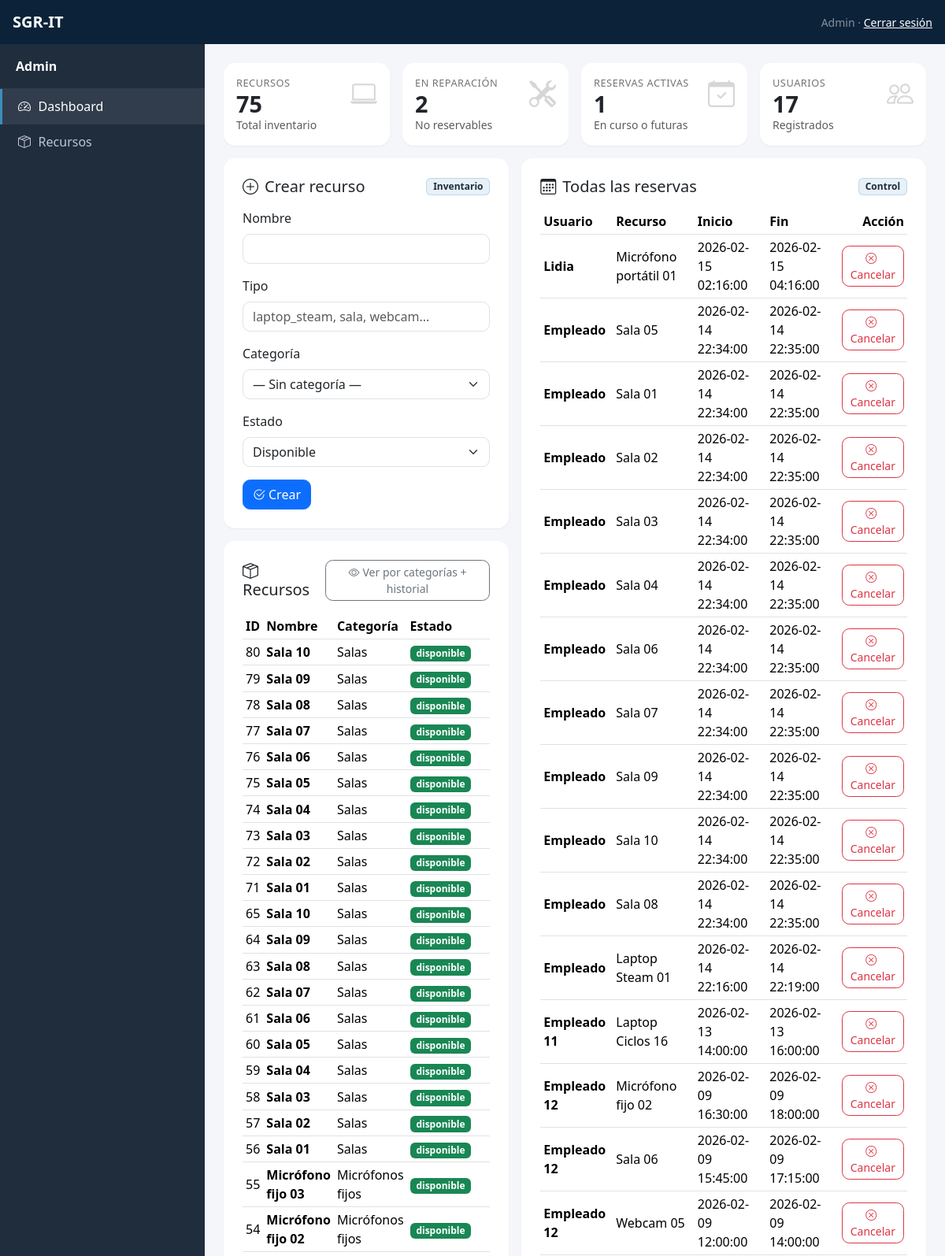
Page /admin/dashboard.php (signed in, upper part) on the committed database.
### tables this page shows
CREATE TABLE `recursos` (
  `id` int(11) NOT NULL,
  `nombre` varchar(150) NOT NULL,
  `tipo` varchar(100) DEFAULT NULL,
  `estado` enum('disponible','en_reparacion') NOT NULL DEFAULT 'disponible',
  `categoria_id` int(11) DEFAULT NULL
);

CREATE TABLE `categorias` (
  `id` int(11) NOT NULL,
  `nombre` varchar(100) NOT NULL
);

CREATE TABLE `reservas` (
  `id` int(11) NOT NULL,
  `usuario_id` int(11) NOT NULL,
  `recurso_id` int(11) NOT NULL,
  `fecha_inicio` datetime NOT NULL,
  `fecha_fin` datetime NOT NULL,
  `creado_en` timestamp NOT NULL DEFAULT current_timestamp()
);

CREATE TABLE `usuarios` (
  `id` int(11) NOT NULL,
  `nombre` varchar(100) NOT NULL,
  `email` varchar(150) NOT NULL,
  `password_hash` varchar(255) NOT NULL,
  `rol` enum('admin','empleado') NOT NULL DEFAULT 'empleado',
  `creado_en` timestamp NOT NULL DEFAULT current_timestamp()
);

### admin/dashboard.php (the view, shortened to what this page needs)
<?php
require __DIR__ . "/../config/db.php";
$stats = [
  "recursos_total" => 0,
  "recursos_reparacion" => 0,
  "reservas_activas" => 0,
  "usuarios_total" => 0,
];
$row = $conn->query("SELECT COUNT(*) AS c FROM recursos")->fetch_assoc();
$stats["recursos_total"] = (int)$row["c"];
$row = $conn->query("SELECT COUNT(*) AS c FROM recursos WHERE estado='en_reparacion'")->fetch_assoc();
$stats["recursos_reparacion"] = (int)$row["c"];
$row = $conn->query("SELECT COUNT(*) AS c FROM reservas WHERE fecha_fin >= NOW()")->fetch_assoc();
$stats["reservas_activas"] = (int)$row["c"];
$row = $conn->query("SELECT COUNT(*) AS c FROM usuarios")->fetch_assoc();
$stats["usuarios_total"] = (int)$row["c"];
$recursos = $conn->query("
  SELECT r.id, r.nombre, r.tipo, r.estado, c.nombre AS categoria
  FROM recursos r
  LEFT JOIN categorias c ON c.id = r.categoria_id
  ORDER BY r.id DESC
");
$reservas = $conn->query("
    SELECT r.id, r.fecha_inicio, r.fecha_fin,
           u.nombre AS usuario_nombre,
           rec.nombre AS recurso_nombre
    FROM reservas r
    JOIN usuarios u ON u.id = r.usuario_id
    JOIN recursos rec ON rec.id = r.recurso_id
    ORDER BY r.fecha_inicio DESC
");
?>
<!doctype html>
<html lang="es">
<head>
<link href="https://cdn.jsdelivr.net/npm/bootstrap@5.3.3/dist/css/bootstrap.min.css" rel="stylesheet">
<link href="https://cdn.jsdelivr.net/npm/bootstrap-icons@1.11.3/font/bootstrap-icons.min.css" rel="stylesheet">
<link href="/sgr-it/assets/css/sgr.css" rel="stylesheet">
</head>
<body>
<nav class="navbar sgr-topbar">
  <div class="container-fluid px-3">
    <span class="navbar-brand text-white fw-bold">SGR-IT</span>
    <div class="text-white-50 small">
      <?php echo htmlspecialchars($_SESSION["nombre"]); ?> ·
      <a class="text-white" href="/sgr-it/logout.php">Cerrar sesión</a>
    </div>
  </div>
</nav>
<div class="sgr-layout">
  <aside class="sgr-sidebar">
    <div class="sgr-brand">Admin</div>
    <nav class="sgr-nav">
      <a class="active" href="/sgr-it/admin/dashboard.php"><i class="bi bi-speedometer2"></i>Dashboard</a>
      <a href="/sgr-it/admin/recursos.php"><i class="bi bi-box-seam"></i>Recursos</a>
    </nav>
  </aside>
  <main class="sgr-content">
    <div class="container-fluid p-3 p-lg-4">
      <div class="row g-3 mb-3">
        <div class="col-12 col-md-6 col-xl-3">
          <div class="card p-3 sgr-stat">
            <div class="sgr-stat-label">Recursos</div>
            <div class="sgr-stat-value"><?php echo $stats["recursos_total"]; ?></div>
            <div class="text-muted small">Total inventario</div>
            <div class="sgr-stat-icon"><i class="bi bi-laptop"></i></div>
          </div>
        </div>
        <div class="col-12 col-md-6 col-xl-3">
          <div class="card p-3 sgr-stat">
            <div class="sgr-stat-label">En reparación</div>
            <div class="sgr-stat-value"><?php echo $stats["recursos_reparacion"]; ?></div>
            <div class="text-muted small">No reservables</div>
            <div class="sgr-stat-icon"><i class="bi bi-tools"></i></div>
          </div>
        </div>
        <div class="col-12 col-md-6 col-xl-3">
          <div class="card p-3 sgr-stat">
            <div class="sgr-stat-label">Reservas activas</div>
            <div class="sgr-stat-value"><?php echo $stats["reservas_activas"]; ?></div>
            <div class="text-muted small">En curso o futuras</div>
            <div class="sgr-stat-icon"><i class="bi bi-calendar-check"></i></div>
          </div>
        </div>
        <div class="col-12 col-md-6 col-xl-3">
          <div class="card p-3 sgr-stat">
            <div class="sgr-stat-label">Usuarios</div>
            <div class="sgr-stat-value"><?php echo $stats["usuarios_total"]; ?></div>
            <div class="text-muted small">Registrados</div>
            <div class="sgr-stat-icon"><i class="bi bi-people"></i></div>
          </div>
        </div>
      </div>
      <div class="row g-3">
        <div class="col-12 col-lg-5">
          <div class="card p-3 p-lg-4" id="crear-recurso">
            <div class="d-flex align-items-center justify-content-between mb-3">
              <h5 class="mb-0"><i class="bi bi-plus-circle me-2"></i>Crear recurso</h5>
              <span class="badge badge-soft">Inventario</span>
            </div>
            <form method="post">
              <div class="mb-3">
                <label class="form-label">Nombre</label>
                <input class="form-control" type="text" name="nombre" required>
              </div>
              <div class="mb-3">
                <label class="form-label">Tipo</label>
                <input class="form-control" type="text" name="tipo" placeholder="laptop_steam, sala, webcam...">
              </div>
              <div class="mb-3">
                <label class="form-label">Categoría</label>
                <select class="form-select" name="categoria_id">
                  <option value="0">— Sin categoría —</option>
                </select>
              </div>
              <div class="mb-3">
                <label class="form-label">Estado</label>
                <select class="form-select" name="estado">
                  <option value="disponible">Disponible</option>
                </select>
              </div>
              <button class="btn btn-primary" type="submit">
                <i class="bi bi-check2-circle me-1"></i>Crear
              </button>
            </form>
          </div>
          <div class="card p-3 p-lg-4 mt-3">
            <div class="d-flex align-items-center justify-content-between mb-3">
              <h5 class="mb-0"><i class="bi bi-box-seam me-2"></i>Recursos</h5>
              <a class="btn btn-outline-secondary btn-sm" href="/sgr-it/admin/recursos.php">
                <i class="bi bi-eye me-1"></i>Ver por categorías + historial
              </a>
            </div>
            <div class="table-responsive">
              <table class="table table-sm align-middle">
                <thead>
                  <tr>
                    <th>ID</th><th>Nombre</th><th>Categoría</th><th>Estado</th>
                  </tr>
                </thead>
                <tbody>
                  <?php while ($row = $recursos->fetch_assoc()): ?>
                    <tr>
                      <td><?php echo (int)$row["id"]; ?></td>
                      <td class="fw-semibold"><?php echo htmlspecialchars($row["nombre"]); ?></td>
                      <td><?php echo htmlspecialchars($row["categoria"] ?? ""); ?></td>
                      <td>
                        <?php if ($row["estado"] === "disponible"): ?>
                          <span class="badge text-bg-success">disponible</span>
                        <?php else: ?>
                          <span class="badge text-bg-secondary">en_reparación</span>
                        <?php endif; ?>
                      </td>
                    </tr>
                  <?php endwhile; ?>
                </tbody>
              </table>
            </div>
          </div>
        </div>
        <div class="col-12 col-lg-7">
          <div class="card p-3 p-lg-4">
            <div class="d-flex align-items-center justify-content-between mb-3">
              <h5 class="mb-0"><i class="bi bi-calendar3 me-2"></i>Todas las reservas</h5>
              <span class="badge badge-soft">Control</span>
            </div>
            <?php if ($reservas->num_rows === 0): ?>
              <div class="text-muted">No hay reservas registradas.</div>
            <?php else: ?>
              <div class="table-responsive">
                <table class="table table-sm align-middle">
                  <thead>
                    <tr>
                      <th>Usuario</th><th>Recurso</th><th>Inicio</th><th>Fin</th><th class="text-end">Acción</th>
                    </tr>
                  </thead>
                  <tbody>
                    <?php while ($r = $reservas->fetch_assoc()): ?>
                      <tr>
                        <td class="fw-semibold"><?php echo htmlspecialchars($r["usuario_nombre"]); ?></td>
                        <td><?php echo htmlspecialchars($r["recurso_nombre"]); ?></td>
                        <td><?php echo htmlspecialchars($r["fecha_inicio"]); ?></td>
                        <td><?php echo htmlspecialchars($r["fecha_fin"]); ?></td>
                        <td class="text-end">
                          <form method="post" class="d-inline">
                            <button class="btn btn-outline-danger btn-sm" type="submit"
                              onclick="return confirm('¿Cancelar esta reserva?');">
                              <i class="bi bi-x-circle me-1"></i>Cancelar
                            </button>
                          </form>
                        </td>
                      </tr>
                    <?php endwhile; ?>
                  </tbody>
                </table>
              </div>
            <?php endif; ?>
          </div>
        </div>
      </div>
    </div>
  </main>
</div>
</body>
</html>

### assets/css/sgr.css (style rules this page uses)
:root { --sidebar-w: 260px; }
body { background:#f4f6f9; }
.sgr-topbar { background:#0b2239; color:#fff; }
.sgr-layout { display:flex; min-height: 100vh; }
.sgr-sidebar { width: var(--sidebar-w); background:#1f2d3d; color:#c2c7d0; flex: 0 0 var(--sidebar-w); }
.sgr-brand { padding: 1rem 1.25rem; border-bottom: 1px solid rgba(255,255,255,.08); color:#fff; font-weight:700; }
.sgr-nav a { color:#c2c7d0; text-decoration:none; display:flex; align-items:center; gap:.6rem; padding: .65rem 1.25rem; border-left: 3px solid transparent; }
.sgr-nav a.active { background: rgba(255,255,255,.08); color:#fff; border-left-color:#3c8dbc; }
.sgr-content { flex: 1 1 auto; }
.card { border: 0; border-radius: .9rem; box-shadow: 0 1px 2px rgba(0,0,0,.06); }
.table thead th { font-weight:600; }
.badge-soft { background: rgba(60,141,188,.12); color:#1f2d3d; border: 1px solid rgba(60,141,188,.25); }
.sgr-stat { position: relative; overflow: hidden; }
.sgr-stat .sgr-stat-icon { position:absolute; right: 16px; top: 14px; font-size: 34px; opacity: .18; }
.sgr-stat .sgr-stat-label { font-size: .8rem; color: rgba(0,0,0,.55); text-transform: uppercase; letter-spacing: .04em; }
.sgr-stat .sgr-stat-value { font-size: 1.8rem; font-weight: 800; line-height: 1.15; }
.form-control, .form-select { border-radius: .6rem; }
.btn { border-radius: .6rem; }

### rows in the picture
recursos: id "80", nombre "Sala 10", categoria.nombre "Salas", estado "disponible"
recursos: id "79", nombre "Sala 09", categoria.nombre "Salas", estado "disponible"
recursos: id "78", nombre "Sala 08", categoria.nombre "Salas", estado "disponible"
recursos: id "77", nombre "Sala 07", categoria.nombre "Salas", estado "disponible"
recursos: id "76", nombre "Sala 06", categoria.nombre "Salas", estado "disponible"
recursos: id "75", nombre "Sala 05", categoria.nombre "Salas", estado "disponible"
recursos: id "74", nombre "Sala 04", categoria.nombre "Salas", estado "disponible"
recursos: id "73", nombre "Sala 03", categoria.nombre "Salas", estado "disponible"
recursos: id "72", nombre "Sala 02", categoria.nombre "Salas", estado "disponible"
recursos: id "71", nombre "Sala 01", categoria.nombre "Salas", estado "disponible"
recursos: id "65", nombre "Sala 10", categoria.nombre "Salas", estado "disponible"
recursos: id "64", nombre "Sala 09", categoria.nombre "Salas", estado "disponible"
recursos: id "63", nombre "Sala 08", categoria.nombre "Salas", estado "disponible"
recursos: id "62", nombre "Sala 07", categoria.nombre "Salas", estado "disponible"
recursos: id "61", nombre "Sala 06", categoria.nombre "Salas", estado "disponible"
recursos: id "60", nombre "Sala 05", categoria.nombre "Salas", estado "disponible"
recursos: id "59", nombre "Sala 04", categoria.nombre "Salas", estado "disponible"
recursos: id "58", nombre "Sala 03", categoria.nombre "Salas", estado "disponible"
recursos: id "57", nombre "Sala 02", categoria.nombre "Salas", estado "disponible"
recursos: id "56", nombre "Sala 01", categoria.nombre "Salas", estado "disponible"
recursos: id "55", nombre "Micrófono fijo 03", categoria.nombre "Micrófonos fijos", estado "disponible"
recursos: id "54", nombre "Micrófono fijo 02", categoria.nombre "Micrófonos fijos", estado "disponible"
reservas: usuario.nombre "Lidia", recurso.nombre "Micrófono portátil 01", fecha_inicio "2026-02-15 02:16:00", fecha_fin "2026-02-15 04:16:00"
reservas: usuario.nombre "Empleado", recurso.nombre "Sala 05", fecha_inicio "2026-02-14 22:34:00", fecha_fin "2026-02-14 22:35:00"
reservas: usuario.nombre "Empleado", recurso.nombre "Sala 01", fecha_inicio "2026-02-14 22:34:00", fecha_fin "2026-02-14 22:35:00"
reservas: usuario.nombre "Empleado", recurso.nombre "Sala 02", fecha_inicio "2026-02-14 22:34:00", fecha_fin "2026-02-14 22:35:00"
reservas: usuario.nombre "Empleado", recurso.nombre "Sala 03", fecha_inicio "2026-02-14 22:34:00", fecha_fin "2026-02-14 22:35:00"
reservas: usuario.nombre "Empleado", recurso.nombre "Sala 04", fecha_inicio "2026-02-14 22:34:00", fecha_fin "2026-02-14 22:35:00"
reservas: usuario.nombre "Empleado", recurso.nombre "Sala 06", fecha_inicio "2026-02-14 22:34:00", fecha_fin "2026-02-14 22:35:00"
reservas: usuario.nombre "Empleado", recurso.nombre "Sala 07", fecha_inicio "2026-02-14 22:34:00", fecha_fin "2026-02-14 22:35:00"
reservas: usuario.nombre "Empleado", recurso.nombre "Sala 09", fecha_inicio "2026-02-14 22:34:00", fecha_fin "2026-02-14 22:35:00"
reservas: usuario.nombre "Empleado", recurso.nombre "Sala 10", fecha_inicio "2026-02-14 22:34:00", fecha_fin "2026-02-14 22:35:00"
reservas: usuario.nombre "Empleado", recurso.nombre "Sala 08", fecha_inicio "2026-02-14 22:34:00", fecha_fin "2026-02-14 22:35:00"
reservas: usuario.nombre "Empleado", recurso.nombre "Laptop Steam 01", fecha_inicio "2026-02-14 22:16:00", fecha_fin "2026-02-14 22:19:00"
reservas: usuario.nombre "Empleado 11", recurso.nombre "Laptop Ciclos 16", fecha_inicio "2026-02-13 14:00:00", fecha_fin "2026-02-13 16:00:00"
reservas: usuario.nombre "Empleado 12", recurso.nombre "Micrófono fijo 02", fecha_inicio "2026-02-09 16:30:00", fecha_fin "2026-02-09 18:00:00"
reservas: usuario.nombre "Empleado 12", recurso.nombre "Sala 06", fecha_inicio "2026-02-09 15:45:00", fecha_fin "2026-02-09 17:15:00"
reservas: usuario.nombre "Empleado 12", recurso.nombre "Webcam 05", fecha_inicio "2026-02-09 12:00:00", fecha_fin "2026-02-09 14:00:00"

### other values in the picture
$_SESSION["nombre"] "Admin"
$stats["recursos_total"] "75"
$stats["recursos_reparacion"] "2"
$stats["reservas_activas"] "1"
$stats["usuarios_total"] "17"
